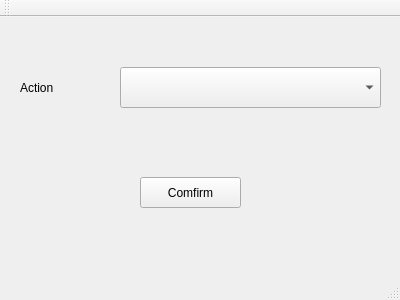
<?xml version="1.0" encoding="UTF-8"?>
<ui version="4.0">
 <class>MainWindow</class>
 <widget class="QMainWindow" name="MainWindow">
  <property name="geometry">
   <rect>
    <x>0</x>
    <y>0</y>
    <width>400</width>
    <height>300</height>
   </rect>
  </property>
  <property name="windowTitle">
   <string>MainWindow</string>
  </property>
  <widget class="QWidget" name="centralWidget">
   <widget class="QComboBox" name="actionComboBox">
    <property name="geometry">
     <rect>
      <x>120</x>
      <y>50</y>
      <width>261</width>
      <height>41</height>
     </rect>
    </property>
    <property name="styleSheet">
     <string notr="true">
font: 11pt &quot;Batang&quot;;</string>
    </property>
   </widget>
   <widget class="QLabel" name="label">
    <property name="geometry">
     <rect>
      <x>20</x>
      <y>60</y>
      <width>81</width>
      <height>21</height>
     </rect>
    </property>
    <property name="styleSheet">
     <string notr="true">font: 14pt &quot;Britannic Bold&quot;;</string>
    </property>
    <property name="text">
     <string>Action</string>
    </property>
   </widget>
   <widget class="QPushButton" name="comfirmButton">
    <property name="geometry">
     <rect>
      <x>140</x>
      <y>160</y>
      <width>101</width>
      <height>31</height>
     </rect>
    </property>
    <property name="styleSheet">
     <string notr="true">font: 12pt &quot;Bell MT&quot;;</string>
    </property>
    <property name="text">
     <string>Comfirm</string>
    </property>
   </widget>
  </widget>
  <widget class="QMenuBar" name="menuBar">
   <property name="geometry">
    <rect>
     <x>0</x>
     <y>0</y>
     <width>400</width>
     <height>22</height>
    </rect>
   </property>
  </widget>
  <widget class="QToolBar" name="mainToolBar">
   <attribute name="toolBarArea">
    <enum>TopToolBarArea</enum>
   </attribute>
   <attribute name="toolBarBreak">
    <bool>false</bool>
   </attribute>
  </widget>
  <widget class="QStatusBar" name="statusBar"/>
 </widget>
 <layoutdefault spacing="6" margin="11"/>
 <resources/>
 <connections/>
</ui>
